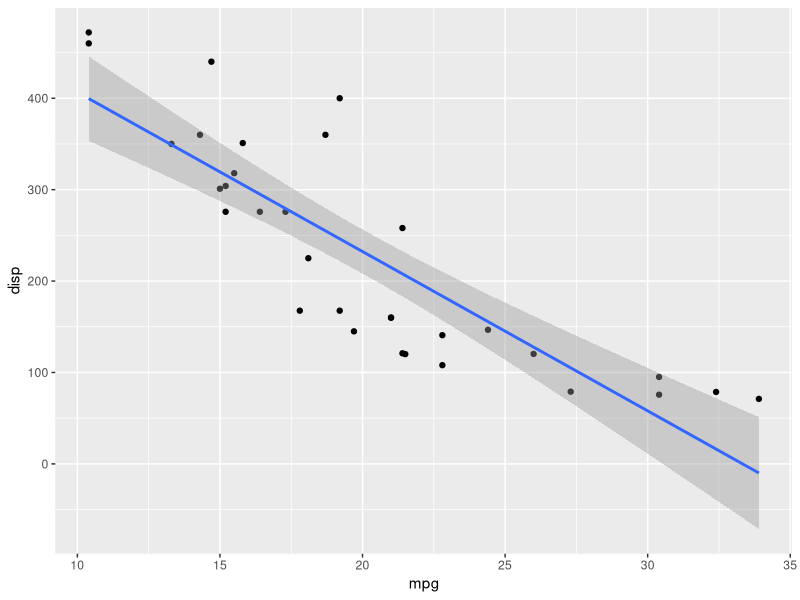

The R source for this figure:
## ---- chunk 1
head(mtcars)
summary(mtcars)
## ---- chunk 2
library(ggplot2)
g <- ggplot(mtcars,aes(y = disp, x = mpg))
g <- g + geom_point() + geom_smooth(method = "lm")
g

